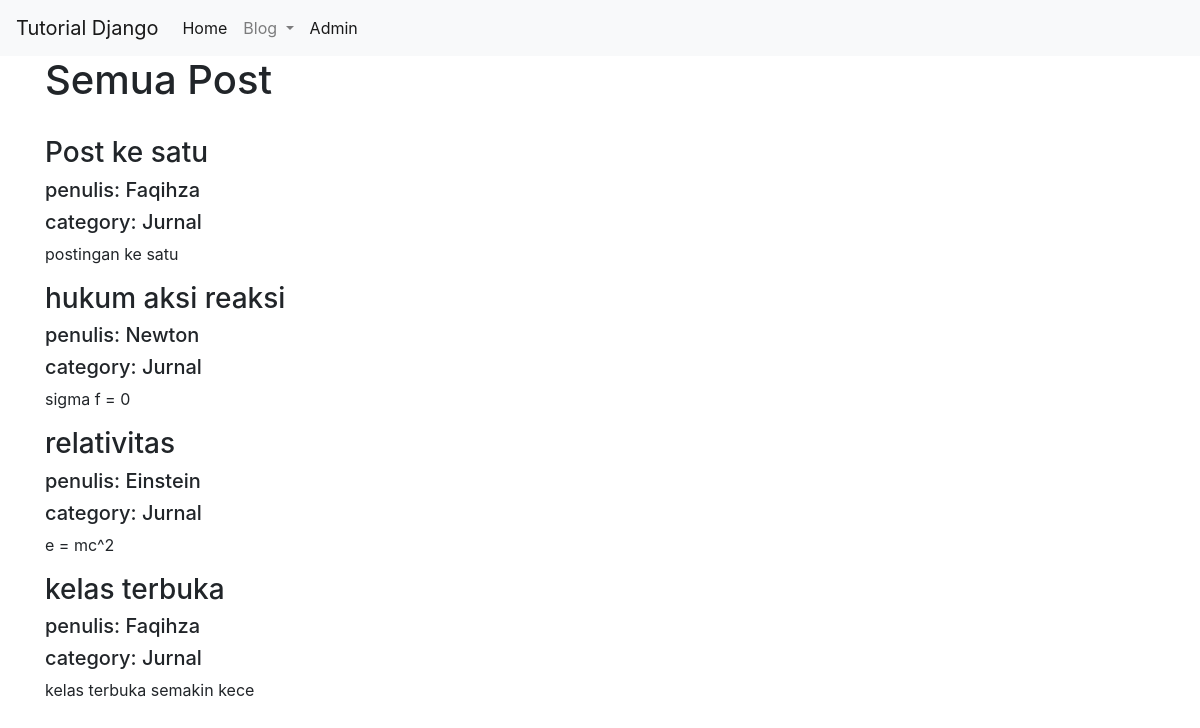
Screenshot of /blog/ with the database file from the repository.
### blog/models.py (models this page shows, shortened)
class PostModel(models.Model):
	judul		= models.CharField(max_length = 100)
	body		= models.TextField()
	author		= models.CharField(max_length = 100)
	LIST_CATEGORY = (
		('Jurnal','jurnal'),
		('Berita','berita'),
		('Gosip','gosip'),
		)
	category	= models.CharField(
		max_length = 100,
		choices = LIST_CATEGORY,
		default = 'jurnal',
		)

### blog/views.py (the view)
# urls.py: path('', views.list, name='list'),
def list(request):
	posts	= PostModel.objects.all()
	context = {
		'page_title':'Semua Post',
		'posts':posts,
	}
	return render(request,'blog/list.html',context)

### blog/templates/blog/list.html (shortened to what this page needs)
{% extends "base.html" %}
{% block contents %}
	<h1>{{page_title}}</h1>
	<br>
	{% for post in posts %}
		<h3>{{post.judul}}</h3>
		<h5>penulis: {{post.author}}</h5>
		<h5>category: {{post.category}}</h5>
		<p>{{post.body}}</p>
	{% endfor %}
{% endblock contents %}

### templates/base.html (shortened to what this page needs)
<!DOCTYPE html>
<html>
<head>
	<link rel="stylesheet" href="https://stackpath.bootstrapcdn.com/bootstrap/4.1.3/css/bootstrap.min.css">
</head>
<body>
	<nav class="navbar navbar-expand-md navbar-light bg-light">
	  <a class="navbar-brand" href="#">Tutorial Django</a>
	  <div class="collapse navbar-collapse" id="navbarNavDropdown">
	    <ul class="navbar-nav">
	      <li class="nav-item active">
	        <a class="nav-link" href="{% url 'index' %}">Home</a>
	      </li>
	      <li class="nav-item dropdown">
	        <a class="nav-link dropdown-toggle" href="#" id="navbarDropdownMenuLink" role="button" data-toggle="dropdown" aria-haspopup="true" aria-expanded="false">
	          Blog
	        </a>
	      </li>
	      <li class="nav-item active">
	        <a class="nav-link" href="{% url 'admin:index' %}">Admin</a>
	      </li>
	    </ul>
	  </div>
	</nav>
	<div class="container">
		{% block contents %}
		{% endblock contents %}
	</div>
</body>
</html>

### rows the page displays
PostModel: judul "Post ke satu", author "Faqihza", category "Jurnal", body "postingan ke satu"
PostModel: judul "hukum aksi reaksi", author "Newton", category "Jurnal", body "sigma f = 0"
PostModel: judul "relativitas", author "Einstein", category "Jurnal", body "e = mc^2"
PostModel: judul "kelas terbuka", author "Faqihza", category "Jurnal", body "kelas terbuka semakin kece"

### other values shown
{{ page_title }} "Semua Post"
